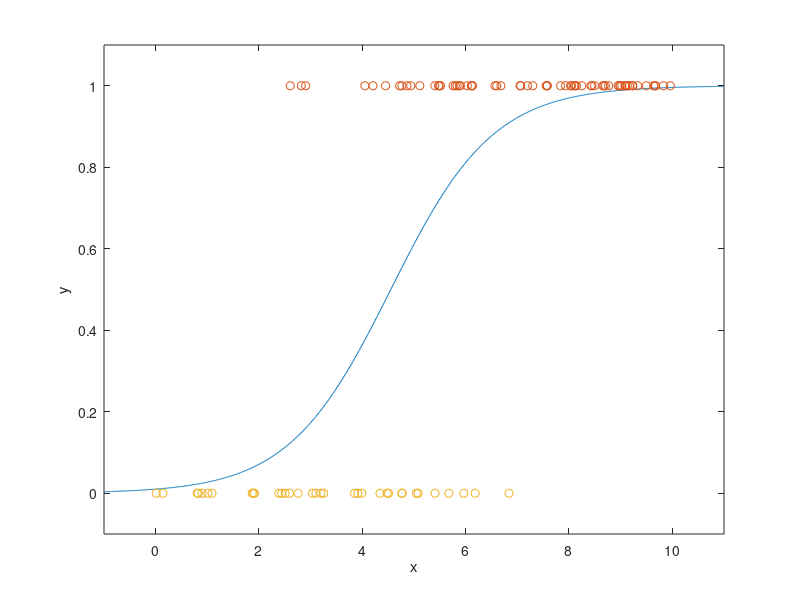

Write the MATLAB code that produced this figure.
% logistics regresssion example

randn('state',0);
rand('state',0);

a =  1;
b = -5 ;
m= 100;

u = 10*rand(m,1);  
y = (rand(m,1) < exp(a*u+b)./(1+exp(a*u+b)));
plot(u,y,'o')
axis([-1,11,-0.1, 1.1]);

% max likelihood estimate
%
% minimize  -(sum_(y_i=1) ui)*a - b + sum log (1+exp(a*ui+b)
%

ind1 = find(y==1);
ind2 = find(y==0);
c = [-sum(u(ind1)); -length(ind1)];
A = [u ones(m,1)];

x = [1;-5];

ALPHA = 0.1;
BETA = 0.5;
for k=1:50

   val = c'*x + sum(log(1+exp(A*x)));
   w = exp(A*x)./(1+exp(A*x));
   g = c + A'*w;
   H = A'*diag(w./(1+exp(A*x)))*A;
   v = -H\g;

   fprime = g'*v
   ntdecr = sqrt(-fprime)

   if (ntdecr < 1e-8) break; end;
   s = 1;
   newx = x + s*v; 
   newval = c'*newx + sum(log(1+exp(A*newx)));
   while (newval > val + ALPHA*fprime*s) 
      s = BETA*s;
      newx = x + s*v; 
      newval = c'*newx + sum(log(1+exp(A*newx)));
   end;
   x = x+s*v;
end;

aml = x(1);  bml = x(2);
us = linspace(-1,11,1000)';
ps = exp(aml*us + bml)./(1+exp(aml*us+bml));

dots = plot(us,ps,'-', u(ind1),y(ind1),'o',...
     u(ind2),y(ind2),'o');

axis([-1, 11,-0.1,1.1]);
xlabel('x');
ylabel('y');
print -deps logistics.eps
